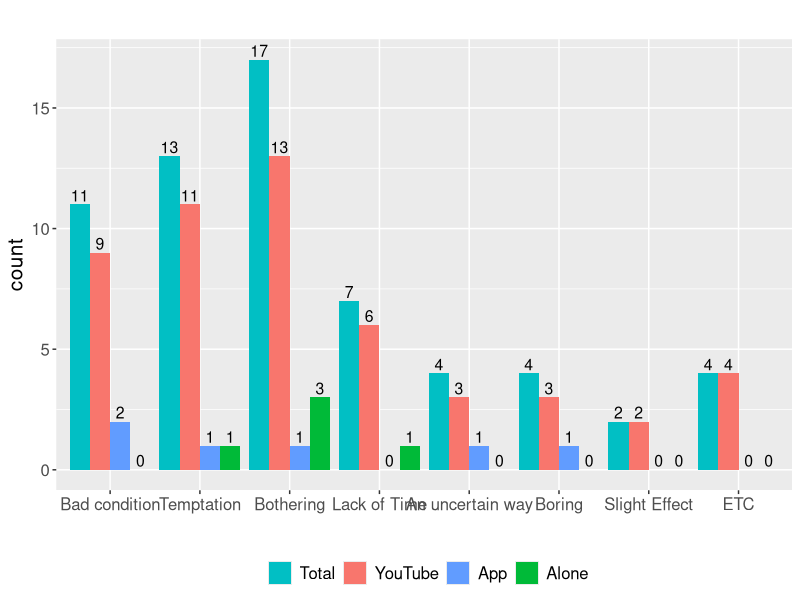
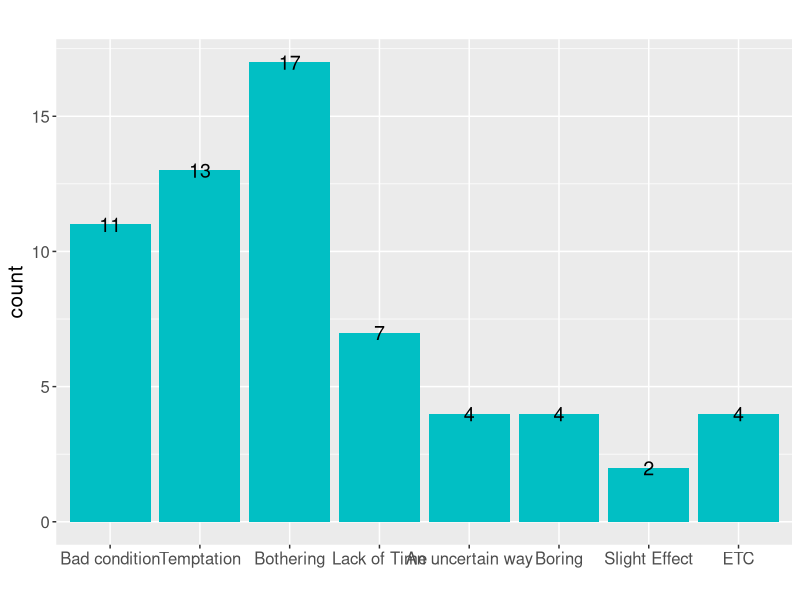
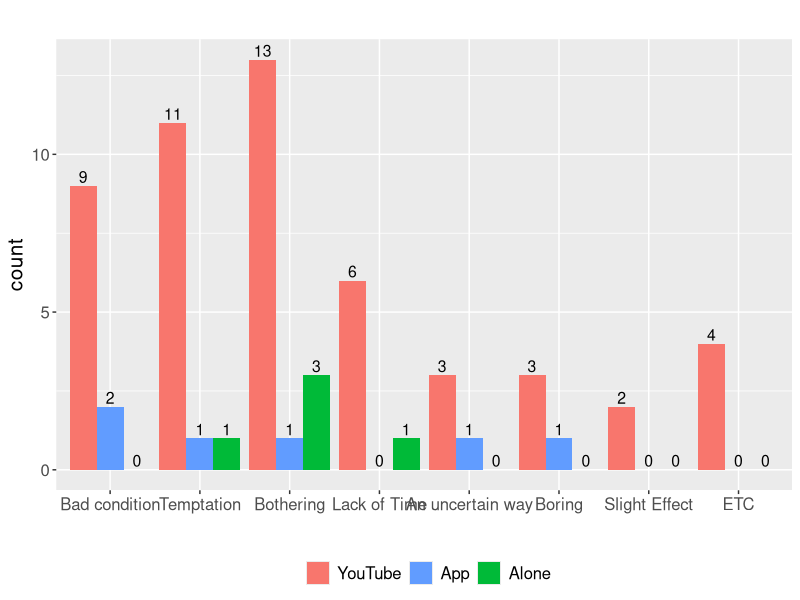
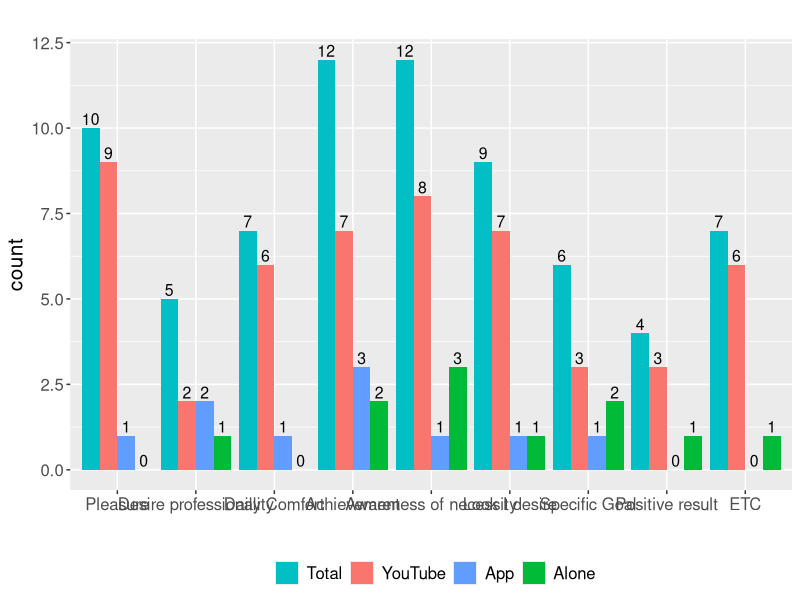
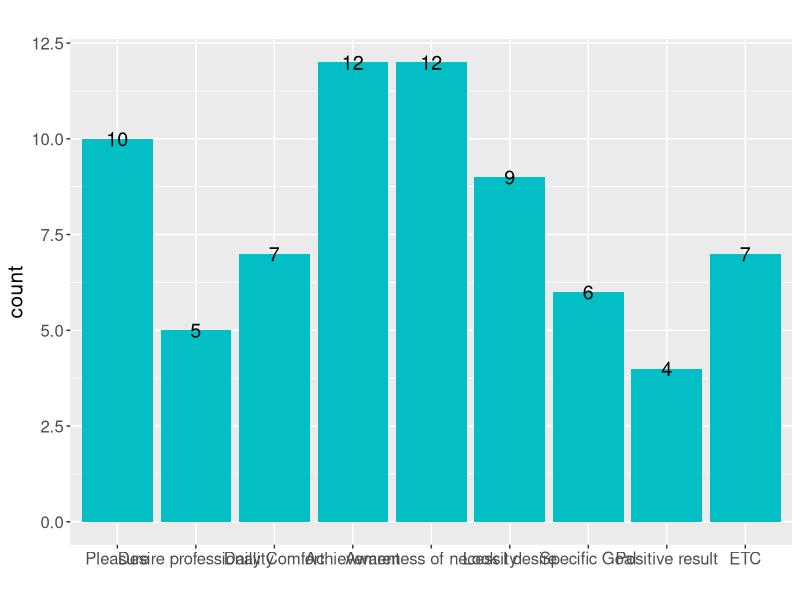
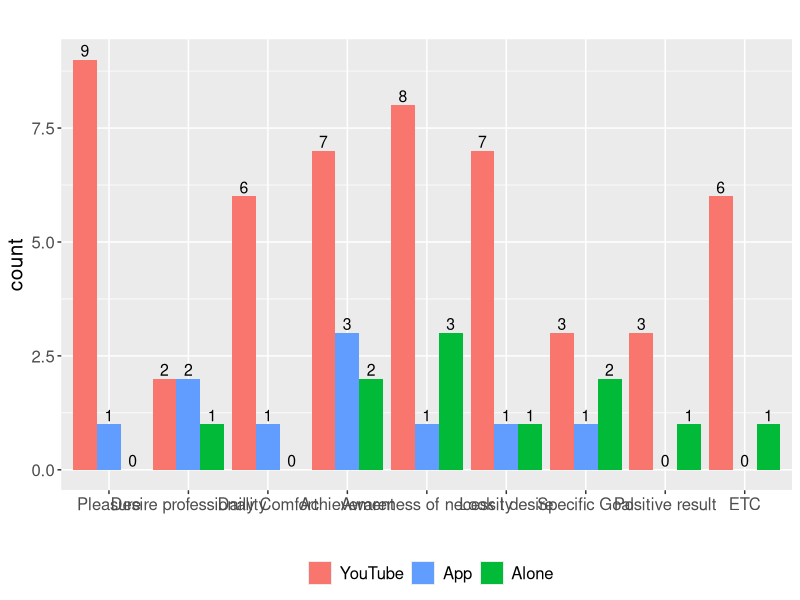
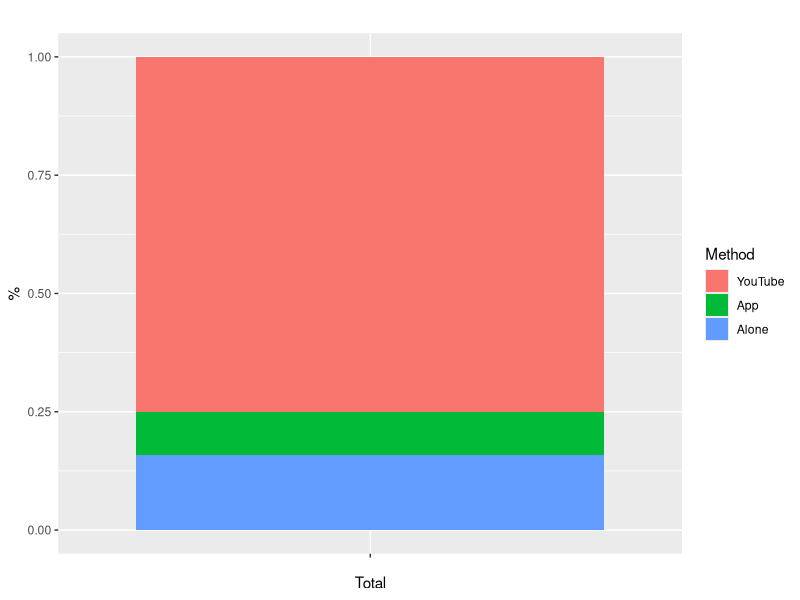
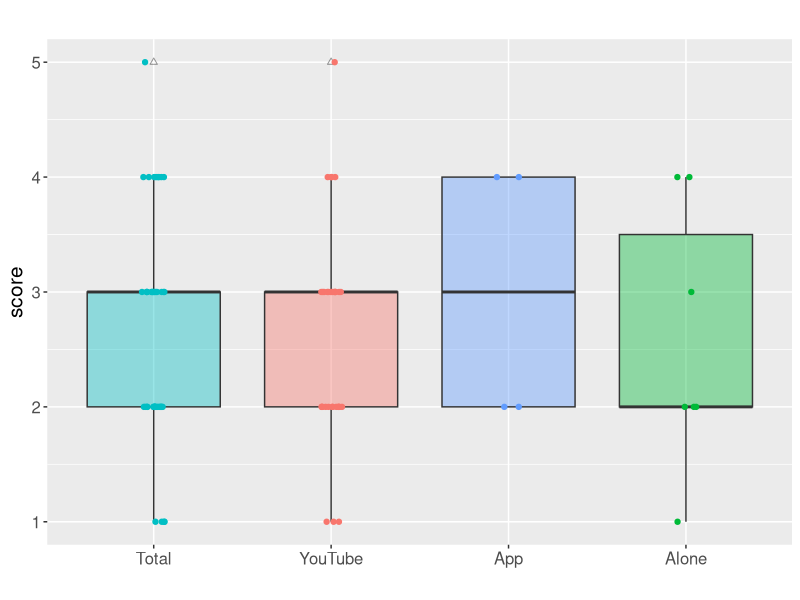

The R script that drew these images, in order:
library(ggplot2)
library(plyr)
library(dplyr)

# ---------------- #
# RED:   "#F8766D" #
# *BLUE: "#01BFC4" #
# GREEN: "#00ba38" #
# BLUE:  "#619cff" #
# ---------------- #


### Set File Path for Window Environment
setwd('C:/Users/LeeSooHwan/Desktop/github/byteeVisualization')
### Set File Path for Mac Environment
setwd("/Users/Soohwan/Desktop/github/byteeVisualization")


### failFactor Visualization
# Load Whole Data
failFactor <- read.csv(file = "./data/backgroundResearch/revisedData/failFactor_44.csv", header=T, fileEncoding="UTF-8-BOM")

# Set Variables
failFactor$factor <- factor(failFactor$factor, level = c("badCondition", "temptation", "bothering", "lackOfTime", 
                                                                   "methodUncertainty", "boring", "slightEffect", "ETC"))
failFactor$type <- factor(failFactor$type, level = c("total", "youtube", "app", "alone"))
failFactor$score <- as.numeric(failFactor$score)

# Everything Visualization
factorLabel <- c("Bad condition", "Temptation", "Bothering", "Lack of Time", 
                 "An uncertain way", "Boring", "Slight Effect", "ETC") # Label should be revised!!!

p <- ggplot(failFactor, aes(x=factor, y=score, fill=type, label = score)) +
  geom_bar(stat="identity", position=position_dodge()) +
  scale_x_discrete(labels = factorLabel) +
  scale_fill_manual(name = "", labels = c("Total", "YouTube", "App", "Alone"), values = c("total" = "#01BFC4", "youtube" = "#f8766d","app" = "#619cff", "alone" = "#00ba38")) +
  geom_text(size = 4, position=position_dodge(0.9), vjust=-0.25) +
  labs(title="", x="", y = "count") + theme(legend.position="bottom", plot.title = element_text(hjust = 0.5), text=element_text(size=15))
p

# Total Only
failFactorTotal <- subset(failFactor, type == "total")
failFactorTotal$factor <- factor(failFactorTotal$factor, level = c("badCondition", "temptation", "bothering", "lackOfTime", 
                                                         "methodUncertainty", "boring", "slightEffect", "ETC"))
factorLabel <- c("Bad condition", "Temptation", "Bothering", "Lack of Time", 
                 "An uncertain way", "Boring", "Slight Effect", "ETC") # Label should be revised!!!

p<- ggplot(data = failFactorTotal, aes(x=factor, y=score, label=score))+
  geom_bar(stat="identity", fill = "#01BFC4") +
  scale_x_discrete(labels = factorLabel) +
  geom_text(size = 5, position = "identity") +
  labs(title="", x="", y = "count") +
  theme(legend.position="none", plot.title = element_text(hjust = 0.5), text=element_text(size=15))
print(p)

# 3 Factors Only (YouTube, App, Alone)
failFactorThree <- subset(failFactor, type %in% c("youtube", "app", "alone"))
failFactorThree$factor <- factor(failFactorThree$factor, level = c("badCondition", "temptation", "bothering", "lackOfTime", 
                                                                   "methodUncertainty", "boring", "slightEffect", "ETC"))
failFactorThree$type <- factor(failFactorThree$type, level = c("youtube", "app", "alone"))
failFactorThree$score <- as.numeric(failFactorThree$score)
factorLabel <- c("Bad condition", "Temptation", "Bothering", "Lack of Time", 
                 "An uncertain way", "Boring", "Slight Effect", "ETC") # Label should be revised!!!

p <- ggplot(failFactorThree, aes(x=factor, y=score, fill=type, label = score)) +
  geom_bar(stat="identity", position=position_dodge()) +
  scale_x_discrete(labels = factorLabel) +
  scale_fill_manual(name = "", labels = c("YouTube", "App", "Alone"), values = c("youtube" = "#f8766d","app" = "#619cff", "alone" = "#00ba38")) +
  geom_text(size = 4, position=position_dodge(0.9), vjust=-0.25) +
  labs(title="", x="", y = "count") + theme(legend.position="bottom", plot.title = element_text(hjust = 0.5), text=element_text(size=15))
p


### successFactor Visualization
# Load Whole Data
successFactor <- read.csv(file = "./data/backgroundResearch/revisedData/successFactor_44.csv", header=T, fileEncoding="UTF-8-BOM")

# Everything Visualization
successFactor$factor <- factor(successFactor$factor, level = c("pleasure", "desireProfessional", "dailyComfortable", "satisfaction", 
                                                         "necessityRecognition", "beMyself", "specificGoal","positiveResult", "ETC"))
successFactor$type <- factor(successFactor$type, level = c("total", "youtube", "app", "alone"))
successFactor$score <- as.numeric(successFactor$score)
factorLabel <- c("Pleasure", "Desire professionality", "Daily Comfort", "Achievement", 
                 "Awareness of necessity", "Look I desire", "Specific Goal","Positive result", "ETC") # Label should be revised!!!

p <- ggplot(successFactor, aes(x=factor, y=score, fill=type, label = score)) +
  geom_bar(stat="identity", position=position_dodge()) +
  scale_x_discrete(labels = factorLabel) +
  scale_fill_manual(name = "", labels = c("Total", "YouTube", "App", "Alone"), values = c("total" = "#01BFC4", "youtube" = "#f8766d","app" = "#619cff", "alone" = "#00ba38")) +
  geom_text(size = 4, position=position_dodge(0.9), vjust=-0.25) +
  labs(title="", x="", y = "count") + theme(legend.position="bottom", plot.title = element_text(hjust = 0.5), text=element_text(size=15))
p

# Total Only
successFactorTotal <- subset(successFactor, type == "total")
successFactorTotal$factor <- factor(successFactorTotal$factor, level = c("pleasure", "desireProfessional", "dailyComfortable", "satisfaction", 
                                                               "necessityRecognition", "beMyself", "specificGoal","positiveResult", "ETC"))
factorLabel <- c("Pleasure", "Desire professionality", "Daily Comfort", "Achievement", 
                 "Awareness of necessity", "Look I desire", "Specific Goal","Positive result", "ETC") # Label should be revised!!!

p<- ggplot(data = successFactorTotal, aes(x=factor, y=score, label=score))+
  geom_bar(stat="identity", fill = "#01BFC4") +
  scale_x_discrete(labels = factorLabel) +
  geom_text(size = 5, position = "identity") +
  labs(title="", x="", y = "count") +
  theme(legend.position="none", plot.title = element_text(hjust = 0.5), text=element_text(size=15))
print(p)

# 3 Factors Only (Youtube, App, Alone)
successFactorThree <- subset(successFactor, type %in% c("youtube", "app", "alone"))
successFactorThree$factor <- factor(successFactorThree$factor, level = c("pleasure", "desireProfessional", "dailyComfortable", "satisfaction", 
                                                                         "necessityRecognition", "beMyself", "specificGoal","positiveResult", "ETC"))
successFactorThree$type <- factor(successFactorThree$type, level = c("youtube", "app", "alone"))
successFactorThree$score <- as.numeric(successFactorThree$score)
factorLabel <- c("Pleasure", "Desire professionality", "Daily Comfort", "Achievement", 
                 "Awareness of necessity", "Look I desire", "Specific Goal","Positive result", "ETC") # Label should be revised!!!

p <- ggplot(successFactorThree, aes(x=factor, y=score, fill=type, label = score)) +
  geom_bar(stat="identity", position=position_dodge()) +
  scale_x_discrete(labels = factorLabel) +
  scale_fill_manual(name = "", labels = c("YouTube", "App", "Alone"), values = c("youtube" = "#f8766d","app" = "#619cff", "alone" = "#00ba38")) +
  geom_text(size = 4, position=position_dodge(0.9), vjust=-0.25) +
  labs(title="", x="", y = "count") + theme(legend.position="bottom", plot.title = element_text(hjust = 0.5), text=element_text(size=15))
p

### 5-points Likert Scale Visualization
# Necessary Function - Start Y axis from n
require(scales)
my_trans <- function(from=0) 
{
  trans <- function(x) x-from
  inv <- function(x) x+from
  trans_new("myscale", trans, inv, 
            domain = c(from, Inf))
}


# Load Whole Data
likertScale <- read.csv(file = "./data/backgroundResearch/revisedData/likertScale_44.csv", header=T, fileEncoding="UTF-8-BOM")
likertScale <-likertScale[,c(1:4)]
likertScale$type <- as.factor(likertScale$type)
likertScale$total <- as.factor(likertScale$total)

likertScaleYoutube <- subset(likertScale, type == "youtube")
likertScaleApp <- subset(likertScale, type == "app")
likertScaleAlone <- subset(likertScale, type == "alone")

# Normality Test
shapiro.test(likertScale$score)    # Whole
shapiro.test(likertScaleYoutube$score)    # Youtube
shapiro.test(likertScaleApp$score)    # App
shapiro.test(likertScaleAlone$score)    # Alone

# Check number of each reponses
length(which(likertScale$type=="youtube"))
length(which(likertScale$type=="app"))
length(which(likertScale$type=="alone"))

# Composition Plot
methodComposition <- read.csv(file = "./data/backgroundResearch/revisedData/methodComposition_44.csv", header=T, fileEncoding="UTF-8-BOM")
methodComposition$method <- factor(methodComposition$method, level = c("youtube", "app", "alone"))
factorLabel <- c("YouTube", "App", "Alone") # Label should be revised!!!

p <- ggplot(methodComposition, aes("", fill=method)) + geom_bar(position="fill") +
  labs(title="", x="Total", y = "%") +
  scale_fill_discrete(name = "Method", labels = factorLabel) #+
  #coord_polar(theta = "y")
p

# Boxplot - Whole
likertScaleWithTotal <- read.csv(file = "./data/backgroundResearch/revisedData/likertScaleWithTotal_44.csv", header=T, fileEncoding="UTF-8-BOM")
likertScaleWithTotal <-likertScaleWithTotal[,c(1:3)]
likertScaleWithTotal$type <- factor(likertScaleWithTotal$type, level = c("total", "youtube", "app", "alone"))
factorLabel <- c("Total", "YouTube", "App", "Alone") # Label should be revised!!!

p <- ggplot(likertScaleWithTotal, aes(x=type, y=score, fill = type)) + geom_boxplot(alpha=0.4, outlier.color = 'black',outlier.shape = 2) +
  scale_x_discrete(labels = factorLabel) +
  scale_fill_manual(name = "", labels = c("Total", "YouTube", "App", "Alone"), values = c("total"="#01BFC4", "youtube" = "#f8766d","app" = "#619cff", "alone" = "#00ba38")) +
  geom_point(aes(color = type), position=position_jitterdodge(), show.legend = F) +
  scale_color_manual(values = c("total" = "#01BFC4", "youtube" = "#f8766d","app" = "#619cff", "alone" = "#00ba38"))+
  #scale_color_manual(values = c("#01BFC4", "#01BFC4", "#01BFC4", "#01BFC4", "#01BFC4", "#01BFC4", "#01BFC4")) +
  labs(title="", x="", y = "score") +
  theme(plot.title = element_text(hjust = 0.5), text=element_text(size=15),legend.position = "")
p

# Boxplot - Total Only
p <- ggplot(likertScale, aes(x=total, y=score)) + geom_boxplot(fill="#01BFC4", alpha=0.4, outlier.color = 'black',outlier.shape = 2) +
  scale_x_discrete(labels = "Total") +
  geom_point(aes(color = total), position=position_jitterdodge(), show.legend = F) +
  scale_color_manual(values = "#01BFC4")+
  labs(title="", x="", y = "score") +
  theme(plot.title = element_text(hjust = 0.5), text=element_text(size=15),legend.position = "bottom")
p

# Boxplot - 3 factors Only (youtube, app, alone)
likertScale$type <- factor(likertScale$type, level = c("youtube", "app", "alone"))
factorLabel <- c("YouTube", "App", "Alone") # Label should be revised!!!

p <- ggplot(likertScale, aes(x=type, y=score, fill = type)) + geom_boxplot(alpha=0.4, outlier.color = 'black',outlier.shape = 2) +
  scale_x_discrete(labels = factorLabel) +
  scale_fill_manual(name = "", labels = c("YouTube", "App", "Alone"), values = c("youtube" = "#f8766d","app" = "#619cff", "alone" = "#00ba38")) +
  geom_point(aes(color = type), position=position_jitterdodge(), show.legend = F) +
  scale_color_manual(values = c("youtube" = "#f8766d","app" = "#619cff", "alone" = "#00ba38"))+
  #scale_color_manual(values = c("#01BFC4", "#01BFC4", "#01BFC4", "#01BFC4", "#01BFC4", "#01BFC4", "#01BFC4")) +
  labs(title="", x="", y = "score") +
  theme(plot.title = element_text(hjust = 0.5), text=element_text(size=15),legend.position = "")
p

#################
# Barplot - Total
likertScaleTotalOnly <- read.csv(file = "./data/backgroundResearch/revisedData/likertScaleTotalOnly_44.csv", header=T, fileEncoding="UTF-8-BOM")
os_summary <- data.frame(matrix(ncol = 5))
colnames(os_summary) <- c("type", "meanVal", "sdVal", "seVal", "ciVal")
meanVal <- mean(likertScaleTotalOnly$score)
sdVal <- sd(likertScaleTotalOnly$score)
seVal <- sdVal/sqrt(38)
ciVal <- 1.96*seVal
os_summary <- rbind(os_summary, c("total", round(meanVal,2), round(sdVal,2), round(seVal,2), round(ciVal,2)))
os_summary <- os_summary[-1 , ]
row.names(os_summary) = NULL

os_summary$meanVal = as.numeric(os_summary$meanVal)
os_summary$sdVal = as.numeric(os_summary$sdVal)
os_summary$seVal = as.numeric(os_summary$seVal)
os_summary$ciVal = as.numeric(os_summary$ciVal)

# Default bar plot with 95% confidence level error bar
os_summary$type <- factor(os_summary$type)
satisfactionLabel <- "Total"
p <- ggplot(os_summary, aes(x=type, y=meanVal)) + 
  geom_bar(stat="identity", position=position_dodge(), fill = "#01BFC4") +
  geom_errorbar(aes(ymin=meanVal-ciVal, ymax=meanVal+ciVal), width=.2,position=position_dodge(.9)) +
  scale_y_continuous(trans = my_trans( from=1),breaks = c(1,2,3,4,5)) + 
  scale_x_discrete(labels = satisfactionLabel) +
  coord_cartesian(ylim = c(1, 5)) +
  #scale_fill_manual(values = "#01BFC4")+
  labs(title="", x="", y = "score") +
  theme(legend.position="none", plot.title = element_text(hjust = 0.5), text=element_text(size=15))
p

### Age Plot
# temp
